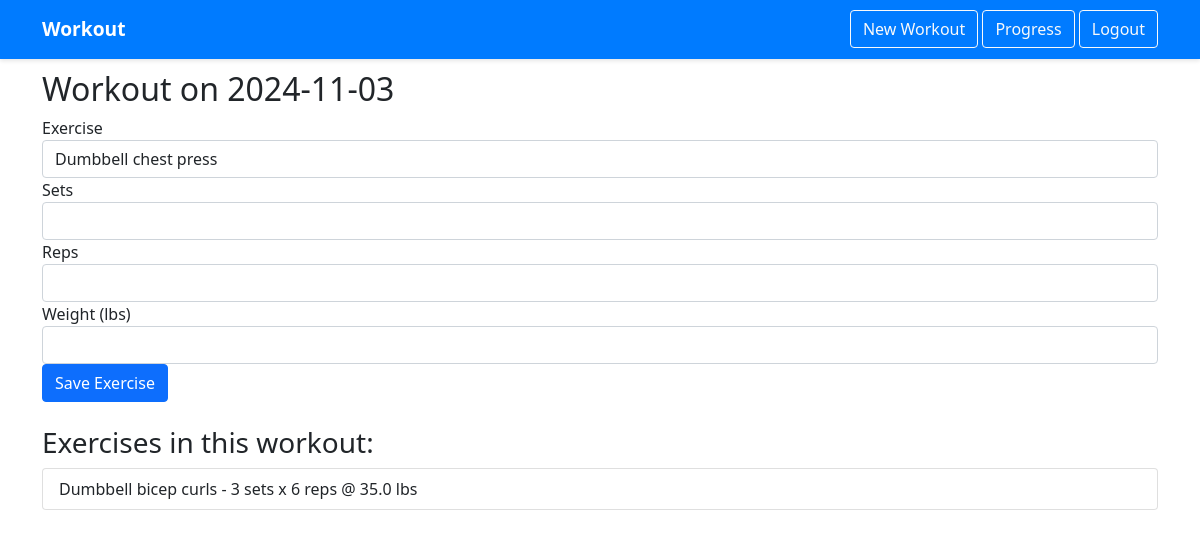
Page /workout/2 (signed in) on the committed database.
### my_new_app/models.py (models this page shows)
class Workout(db.Model):
    id = db.Column(db.Integer, primary_key=True)
    date = db.Column(db.DateTime, nullable=False, default=datetime.utcnow)
    user_id = db.Column(db.Integer, db.ForeignKey('user.id'), nullable=False)
    exercises = db.relationship('Exercise', backref='workout', lazy=True)

class Exercise(db.Model):
    id = db.Column(db.Integer, primary_key=True)
    workout_id = db.Column(db.Integer, db.ForeignKey('workout.id'), nullable=False)
    exercise_type = db.Column(db.String(100), nullable=False)
    sets = db.Column(db.Integer, nullable=False)
    reps = db.Column(db.Integer, nullable=False)
    weight = db.Column(db.Float, nullable=False)

### my_new_app/routes.py (the view, shortened to what this page needs)
@app.route("/workout/<int:workout_id>", methods=['GET', 'POST'])
@login_required
def workout(workout_id):
    workout = Workout.query.get_or_404(workout_id)
    if workout.user != current_user:
        flash('You cannot access this workout.', 'danger')
        return redirect(url_for('home'))
    form = ExerciseForm()
    return render_template('workout.html',
                         title='Workout',
                         workout=workout,
                         form=form,
                         exercise_types=EXERCISE_TYPES)

### my_new_app/forms.py
class ExerciseForm(FlaskForm):
    sets = IntegerField('Sets', validators=[DataRequired()])
    reps = IntegerField('Reps', validators=[DataRequired()])
    weight = FloatField('Weight (lbs)', validators=[DataRequired()])
    submit = SubmitField('Save Exercise')

### my_new_app/models.py (called while the page is built)
@login_manager.user_loader
def load_user(user_id):
    return User.query.get(int(user_id))

### my_new_app/templates/workout.html (shortened to what this page needs)
{% extends "base.html" %}
{% block content %}
    <div class="content-section">
        <h2>Workout on {{ workout.date.strftime('%Y-%m-%d') }}</h2>
        <form method="POST" action="">
            <div class="form-group">
                <label for="exercise_type">Exercise</label>
                <select name="exercise_type" class="form-control" required>
                    {% for exercise in exercise_types %}
                        <option value="{{ exercise }}">{{ exercise }}</option>
                    {% endfor %}
                </select>
            </div>
            <div class="form-group">
                {{ form.sets.label(class="form-control-label") }}
                {{ form.sets(class="form-control") }}
            </div>
            <div class="form-group">
                {{ form.reps.label(class="form-control-label") }}
                {{ form.reps(class="form-control") }}
            </div>
            <div class="form-group">
                {{ form.weight.label(class="form-control-label") }}
                {{ form.weight(class="form-control") }}
            </div>
            {{ form.submit(class="btn btn-primary") }}
        </form>
        <h3 class="mt-4">Exercises in this workout:</h3>
        <ul class="list-group">
            {% for exercise in workout.exercises %}
                <li class="list-group-item">
                    {{ exercise.exercise_type }} -
                    {{ exercise.sets }} sets x
                    {{ exercise.reps }} reps @
                    {{ exercise.weight }} lbs
                </li>
            {% endfor %}
        </ul>
    </div>
{% endblock content %}

### rows in the picture
Workout: date "2024-11-03"
Exercise: exercise_type "Dumbbell bicep curls", sets "3", reps "6", weight "35.0"

### other values in the picture
form field exercise_type "Dumbbell chest press"
